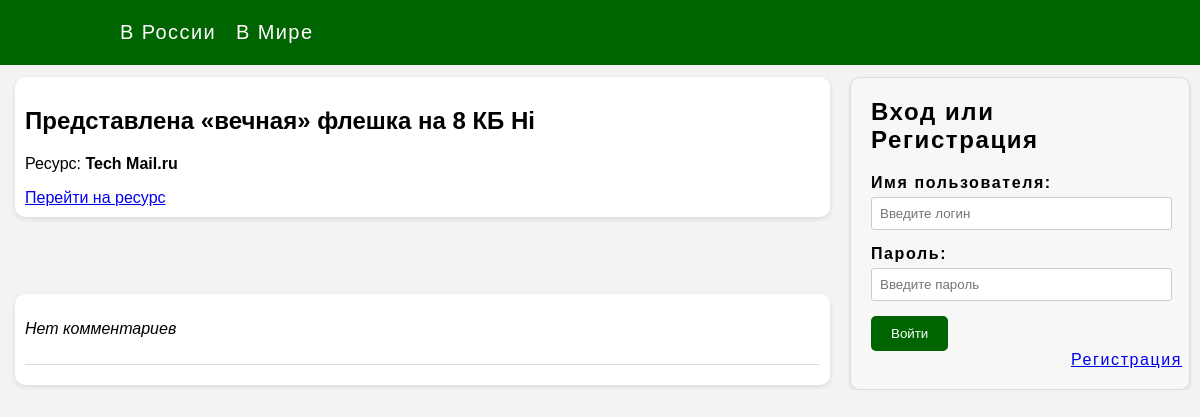
Screenshot of /news/ru/1092/anon/comments with the database file from the repository.
### base/models.py (models this page shows, shortened)
class NewsBd(models.Model):
    source = models.CharField(max_length=500)
    description = models.TextField(default='')
    url = models.CharField(max_length=500)
    data = models.DateTimeField(null=True)
    count_comments = models.IntegerField(default=0)

### base/views.py (the view)
# urls.py: path('news/<str:lang>/<int:news_id>/<str:username>/comments', comments_view, name='comments'),
def comments_view(request, lang, username, news_id):
    if request.method == 'POST':
        data = {'lang': lang, 'username': username,
                'news_id': news_id, 'text': request.POST.get('comment_text')}
        News.set_comments(data)
    form = UserLoginForm()
    json_comments = News.get_news_comments(news_id, lang)
    title = f'Комментарии: {" ".join(json_comments.get("description").split()[:2])}'
    context = {'title': title, 'username': username, 'lang': lang, 'form': form,
               'json_comments': json_comments}
    return render(request, 'base/comments.html', context)

### base/forms.py
class UserLoginForm(AuthenticationForm):
    username = forms.CharField(widget=forms.TextInput(attrs={"autofocus": True,
                                                             'placeholder': 'Введите логин'}))
    password = forms.CharField(
        widget=forms.PasswordInput(attrs={"autocomplete": "current-password",
                                          'placeholder': 'Введите пароль'}), )
    class Meta:
        model = User
        fields = ['username', 'password']

### base/news.py (called while the page is built)
    @staticmethod
    def get_news_comments(news_id, lang):
        n = NewsBd.objects.get(pk=news_id) if lang == 'ru' else NewsBdEn.objects.get(pk=news_id)
        _com_list = n.comments_set.all().order_by(
            'publication_date') if lang == 'ru' else n.commentsen_set.all().order_by('publication_date')
        comments = [
            {'user': _.author, 'publication_date': _.publication_date.strftime('%H:%M %d-%m-%Y'), 'text': _.text}
            for _ in _com_list]
        result = {'description': f"{n.description}", 'source': f"{n.source}", 'url': f"{n.url}", 'news_id': news_id,
                  'list_comments': comments}
        return result

### base/templates/base/comments.html (shortened to what this page needs)
{% extends "base/base_tmp.html" %}
{% block content_news %}
    <article class="news">
        <h2>{{ json_comments.description }}</h2>
        <p>Ресурс: <b>{{ json_comments.source }}</b></p><a href="{{ json_comments.url }}" target="_blank">Перейти на ресурс</a>
    </article>
    <section class="comments">
        {% if json_comments.list_comments %}
        {% for com in json_comments.list_comments %}
            <h4>Комментарий от: {{ com.user }}</h4>
            <div class="comment">
                <p style="font-style: italic; color: #cccccc;">Дата и время: {{ com.publication_date }}</p>
                <p style="font-style: italic;">{{ com.text }}</p>
            </div>
        {% endfor %}
        {% else %}
        <div class="comment">
           <p style="font-style: italic;">Нет комментариев</p>
            </div>
        {% endif %}
    </section>
{% endblock %}
{% block content_user %}
{% if user.is_authenticated %}
  {% include 'base/user_section.html' %}
{% else %}
  <div class="auth-window">
    <h2>Вход или Регистрация</h2>
    <form method="post" action="{% url 'base:login' %}">
      <div class="form-group">
        <label for="{{ form.username.id_for_label }}">Имя пользователя:</label>
          {{ form.username }}
      </div>
      <div class="form-group">
        <label for="{{ form.password.id_for_label }}">Пароль:</label>
          {{ form.password }}
      </div>
      <button type="submit" class="btn">Войти</button><a href="{% url 'base:register' lang=lang %}" style="margin-left: 200px;">Регистрация</a>
    </form>
  </div>
{% endif %}
{% endblock %}

### base/static/base/style.css (style rules this page uses)
body { background-color: #f3f3f3; font-family: Arial, sans-serif; margin: 0; padding: 0; }
.auth-window { letter-spacing: 0.1em; margin-top: 77px; margin-left: 10px; margin-right: 10px; background-color: #f7f7f7; padding: 20px; border: 1px solid #ddd; border-radius: 10px; box-shadow: 0 2px 4px rgba(0, 0, 0, 0.1); }
.auth-window h2 { margin-top: 0; }
.form-group { width: 95%; margin-bottom: 15px; text-align: left; }
.form-group label { display: block; font-weight: bold; margin-bottom: 5px; }
.form-group input { border: 1px solid #ccc; border-radius: 3px; padding: 8px; width: 100%; }
.btn { background-color: #006400; border: none; border-radius: 5px; color: #fff; cursor: pointer; padding: 10px 20px; margin-right: 179px; }
.news, .comments, .new-comment { margin-top: 77px; margin-left: 15px; margin-right: 10px; background-color: #fff; border-radius: 10px; box-shadow: 0 2px 5px rgba(0, 0, 0, 0.1); padding: 10px; margin-bottom: 5px; }
.comments .comment { border-bottom: 1px solid #ddd; padding-bottom: 10px; margin-bottom: 10px; }

### rows the page displays
NewsBd: description "Представлена «вечная» флешка на 8 КБ Hi", source "Tech Mail.ru"
